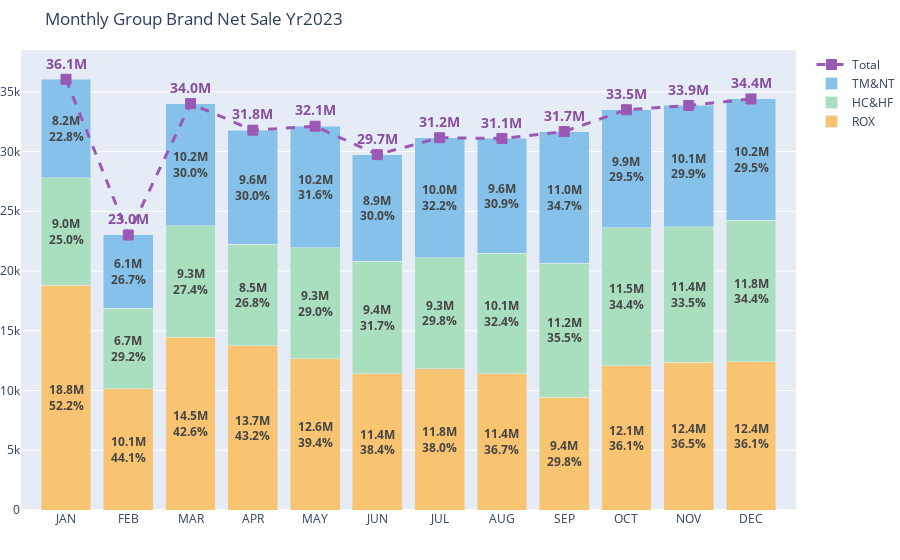

Notebook source saved alongside this figure:
### Code cell
# Initialize lists of traces
def color_group(x):
    if x == 'TM&NT':
        return '#85C1E9'
    elif x == 'HC&HF':
        return '#A9DFBF'
    else:
        return '#F8C471'
    
columns_lst_g = df1_4.columns.to_list()
color_lst_g = [color_group(x) for x in columns_lst_g]

bar_traces = []
for i, col in enumerate(df1_4.columns):    
    values = df1_4[col].div(1000).round(1)
    percentages = (df1_4[col] / df1_4.sum(axis=1) * 100).round(1)
    name = [df1_4.columns[i]]*len(df1_4.index)
    text_labels = [f"<b>{v1}M<br>{v2:.1f}%</b>" for v1, v2 in zip(values, percentages)]
    colors_cond = list()

    bar_trace = go.Bar(x=df1_4.index, y=df1_4[col],
        text=text_labels,
        hoverinfo='x+y',
        textposition='inside',
        insidetextanchor='middle',
        name=col,
        textangle=0,
        marker=dict(color=color_lst_g[i]))
    bar_traces.append(bar_trace)

values_tot = df1_4.sum(axis=1).values
text_labels_line = df1_4.sum(axis=1).div(1000).round(1).apply(lambda val: f'<b style="color:#884EA0;">{val}M</b>').values
line_trace = go.Scatter(x=df1_4.index, y=values_tot, 
                        mode='lines+markers+text', 
                        line=dict(color='#9B59B6', width=3, dash='dash'), # Customize the line color and width
                        marker=dict(
                            size=10,  # Customize the marker size
                            color='#9B59B6',  # Customize the marker color
                            symbol='square',  # Customize the marker symbol
                            line=dict(width=1, color='#9B59B6')),   # Customize the marker border                         
                        name='Total', 
                        text=text_labels_line, 
                        hoverinfo='x+y', 
                        textposition="top center")   

fig = go.Figure(data = bar_traces + [line_trace])

# Customize the layout, e.g., stack the bars and add a legend
fig.update_layout(barmode='stack', title="Monthly Group Brand Net Sale Yr2023", margin=dict(l=0, r=0, t=50, b=50))  # Adjust the margin to fit the text)
fig.update_traces(textfont=dict(size=14), selector=dict(name='Total'))
#fig.update_layout(legend_title_text='Legend')
fig.show()

### Figure 1 — Plotly figure (JSON) as saved in the notebook; plotly's stock layout.template omitted (floating-point values rounded to 4 significant figures)
{"data": [{"hoverinfo": "x+y", "insidetextanchor": "middle", "marker": {"color": "#F8C471"}, "name": "ROX", "text": ["<b>18.8M<br>52.2%</b>", "<b>10.1M<br>44.1%</b>", "<b>14.5M<br>42.6%</b>", "<b>13.7M<br>43.2%</b>", "<b>12.6M<br>39.4%</b>", "<b>11.4M<br>38.4%</b>", "<b>11.8M<br>38.0%</b>", "<b>11.4M<br>36.7%</b>", "<b>9.4M<br>29.8%</b>", "<b>12.1M<br>36.1%</b>", "<b>12.4M<br>36.5%</b>", "<b>12.4M<br>36.1%</b>"], "textangle": 0, "textposition": "inside", "type": "bar", "x": ["JAN", "FEB", "MAR", "APR", "MAY", "JUN", "JUL", "AUG", "SEP", "OCT", "NOV", "DEC"], "y": [18830.0, 10150.0, 14480.0, 13730.0, 12650.0, 11410.0, 11840.0, 11420.0, 9429.0, 12080.0, 12370.0, 12400.0]}, {"hoverinfo": "x+y", "insidetextanchor": "middle", "marker": {"color": "#A9DFBF"}, "name": "HC&HF", "text": ["<b>9.0M<br>25.0%</b>", "<b>6.7M<br>29.2%</b>", "<b>9.3M<br>27.4%</b>", "<b>8.5M<br>26.8%</b>", "<b>9.3M<br>29.0%</b>", "<b>9.4M<br>31.7%</b>", "<b>9.3M<br>29.8%</b>", "<b>10.1M<br>32.4%</b>", "<b>11.2M<br>35.5%</b>", "<b>11.5M<br>34.4%</b>", "<b>11.4M<br>33.5%</b>", "<b>11.8M<br>34.4%</b>"], "textangle": 0, "textposition": "inside", "type": "bar", "x": ["JAN", "FEB", "MAR", "APR", "MAY", "JUN", "JUL", "AUG", "SEP", "OCT", "NOV", "DEC"], "y": [8997.0, 6725.0, 9326.0, 8506.0, 9313.0, 9417.0, 9284.0, 10070.0, 11240.0, 11530.0, 11350.0, 11840.0]}, {"hoverinfo": "x+y", "insidetextanchor": "middle", "marker": {"color": "#85C1E9"}, "name": "TM&NT", "text": ["<b>8.2M<br>22.8%</b>", "<b>6.1M<br>26.7%</b>", "<b>10.2M<br>30.0%</b>", "<b>9.6M<br>30.0%</b>", "<b>10.2M<br>31.6%</b>", "<b>8.9M<br>30.0%</b>", "<b>10.0M<br>32.2%</b>", "<b>9.6M<br>30.9%</b>", "<b>11.0M<br>34.7%</b>", "<b>9.9M<br>29.5%</b>", "<b>10.1M<br>29.9%</b>", "<b>10.2M<br>29.5%</b>"], "textangle": 0, "textposition": "inside", "type": "bar", "x": ["JAN", "FEB", "MAR", "APR", "MAY", "JUN", "JUL", "AUG", "SEP", "OCT", "NOV", "DEC"], "y": [8226.0, 6147.0, 10210.0, 9551.0, 10160.0, 8912.0, 10030.0, 9603.0, 11000.0, 9887.0, 10130.0, 10160.0]}, {"hoverinfo": "x+y", "line": {"color": "#9B59B6", "dash": "dash", "width": 3}, "marker": {"color": "#9B59B6", "line": {"color": "#9B59B6", "width": 1}, "size": 10, "symbol": "square"}, "mode": "lines+markers+text", "name": "Total", "text": ["<b style=\"color:#884EA0;\">36.1M</b>", "<b style=\"color:#884EA0;\">23.0M</b>", "<b style=\"color:#884EA0;\">34.0M</b>", "<b style=\"color:#884EA0;\">31.8M</b>", "<b style=\"color:#884EA0;\">32.1M</b>", "<b style=\"color:#884EA0;\">29.7M</b>", "<b style=\"color:#884EA0;\">31.2M</b>", "<b style=\"color:#884EA0;\">31.1M</b>", "<b style=\"color:#884EA0;\">31.7M</b>", "<b style=\"color:#884EA0;\">33.5M</b>", "<b style=\"color:#884EA0;\">33.9M</b>", "<b style=\"color:#884EA0;\">34.4M</b>"], "textfont": {"size": 14}, "textposition": "top center", "type": "scatter", "x": ["JAN", "FEB", "MAR", "APR", "MAY", "JUN", "JUL", "AUG", "SEP", "OCT", "NOV", "DEC"], "y": [36050.0, 23020.0, 34010.0, 31790.0, 32120.0, 29740.0, 31160.0, 31100.0, 31670.0, 33500.0, 33860.0, 34400.0]}], "layout": {"barmode": "stack", "margin": {"b": 50, "l": 0, "r": 0, "t": 50}, "title": {"text": "Monthly Group Brand Net Sale Yr2023"}}}
